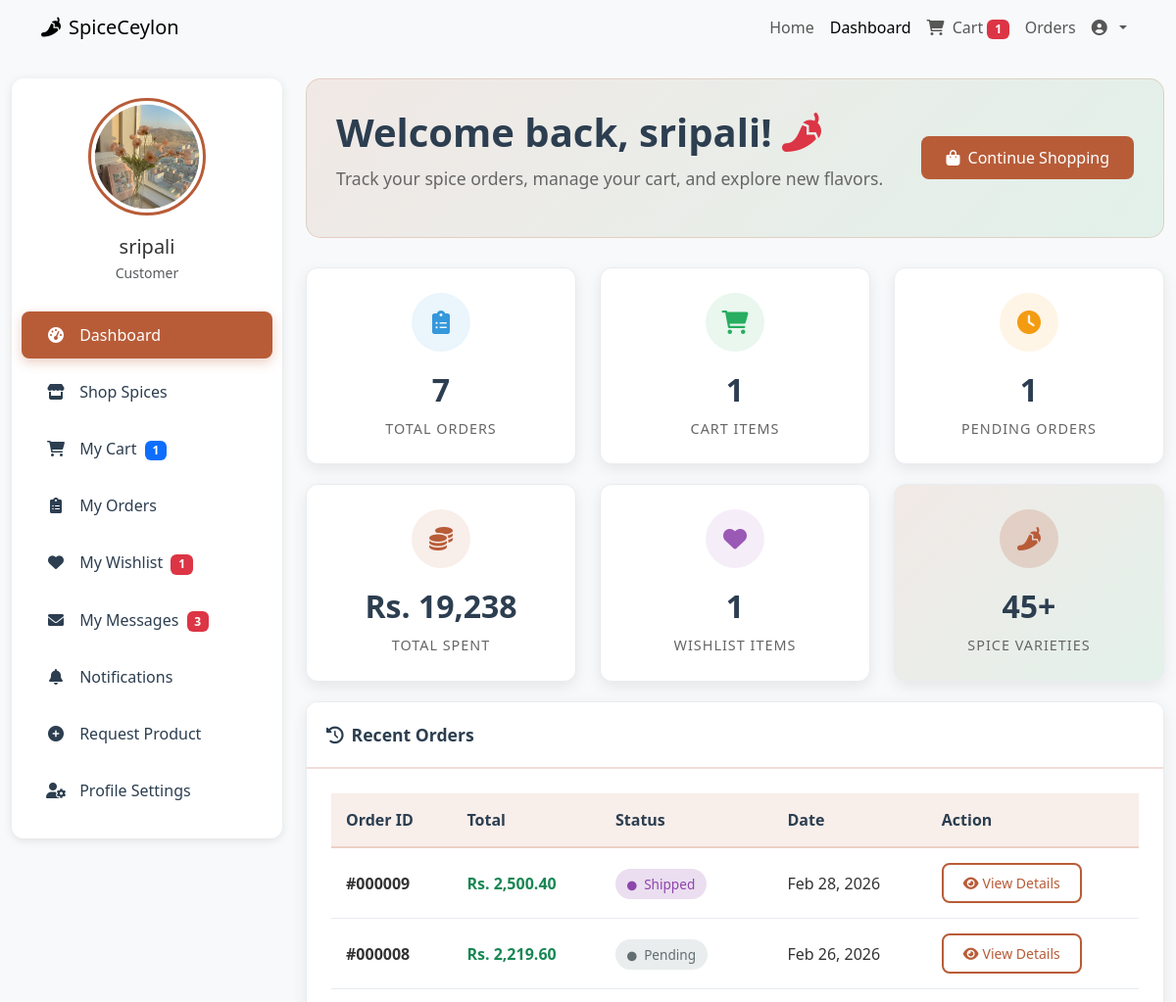
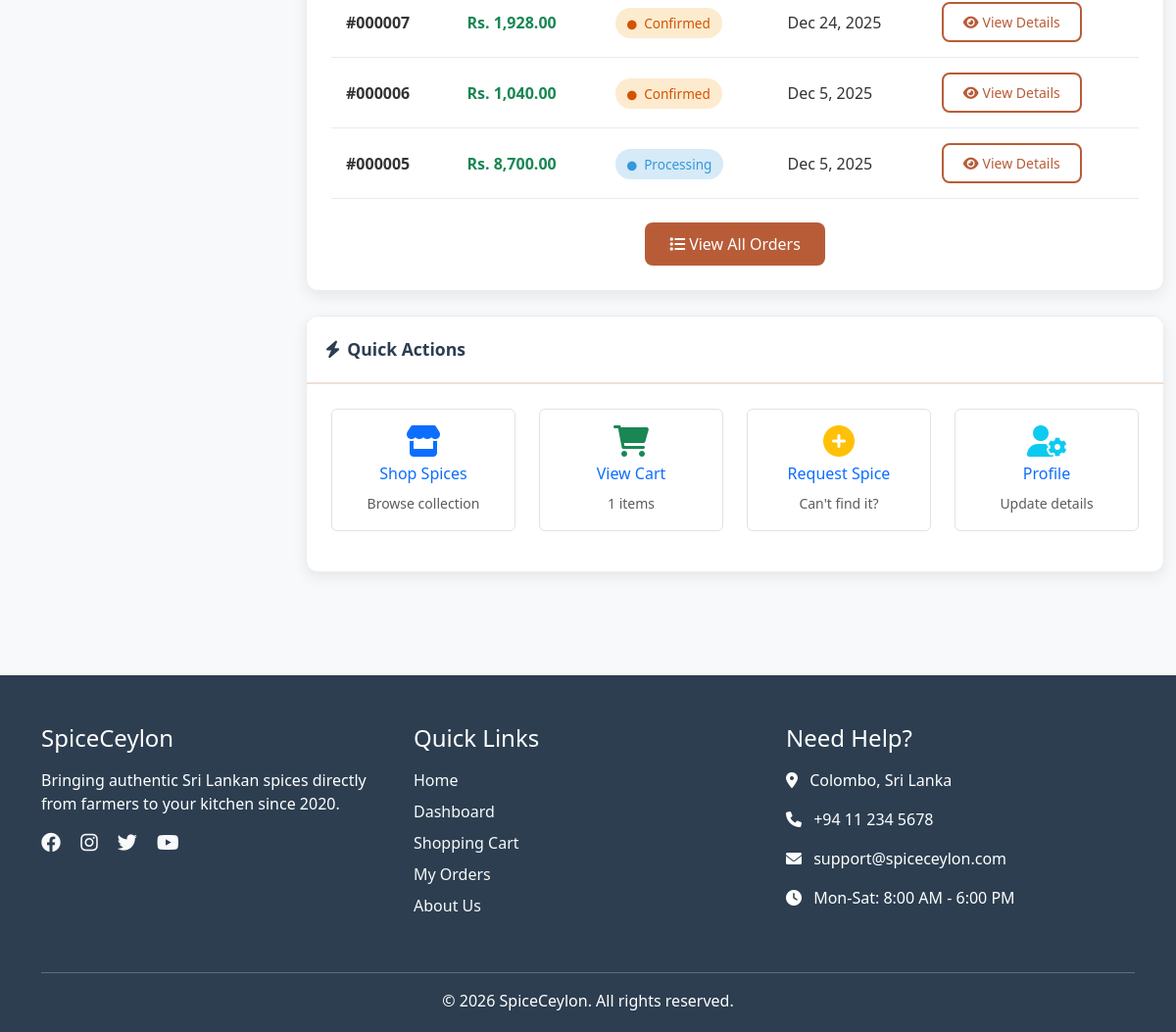
The app's page /customer/dashboard.php (signed in), older data (2 pictures, top to bottom).
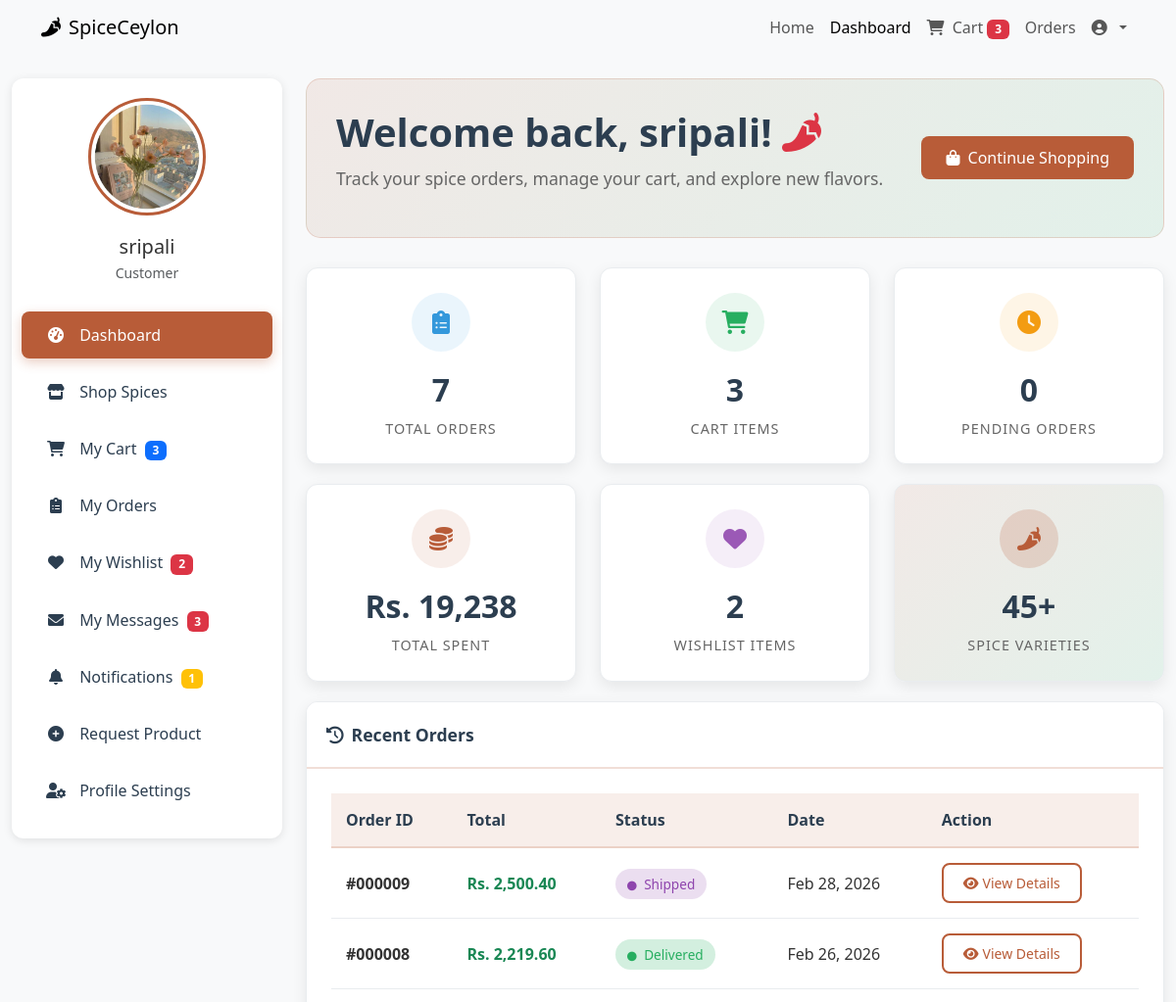
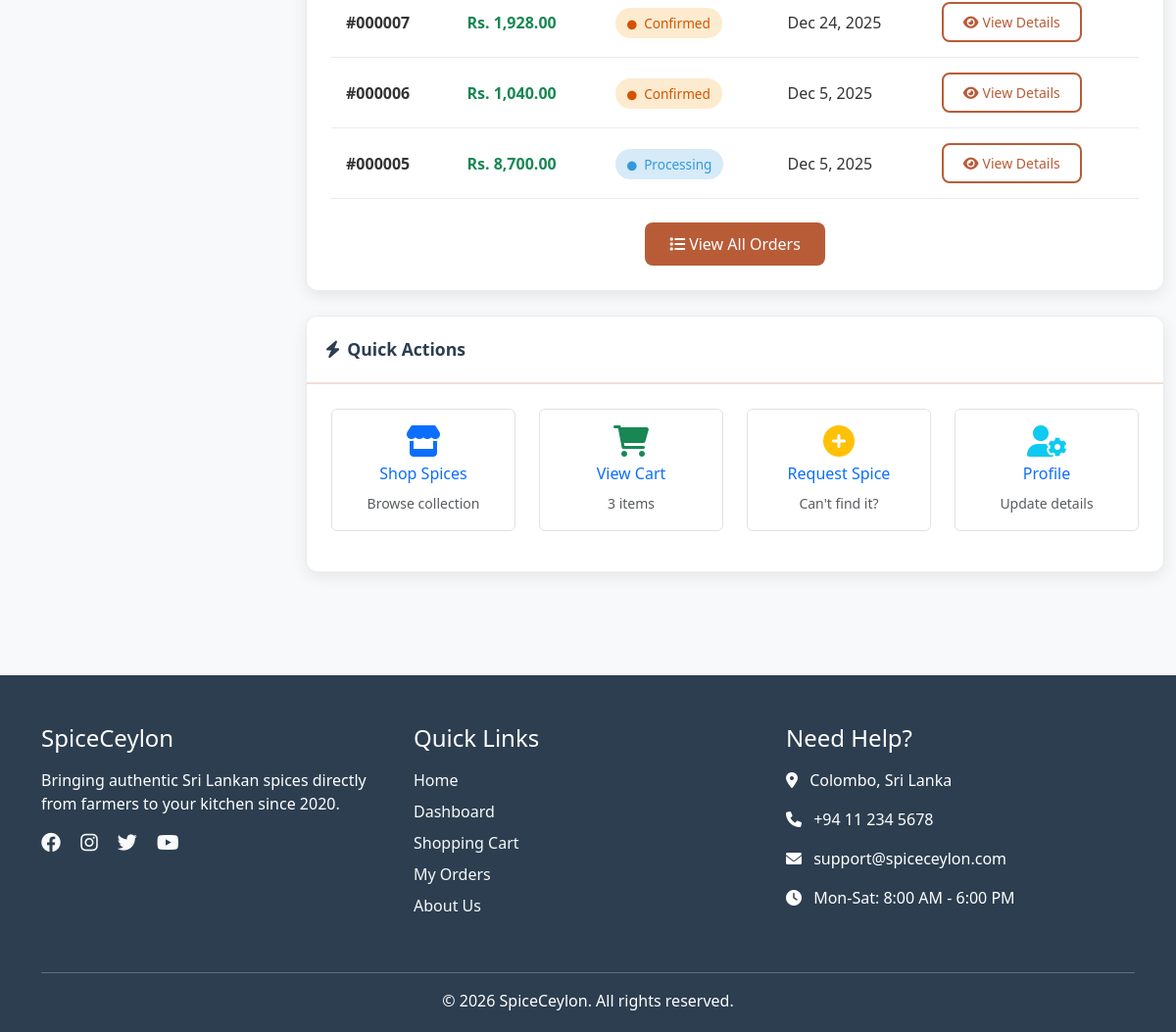
The same page, newer data (2 pictures, top to bottom).
### tables this page shows
CREATE TABLE `orders` (
  `order_id` int(11) NOT NULL,
  `customer_id` int(11) DEFAULT NULL,
  `total` decimal(10,2) DEFAULT NULL,
  `total_amount` decimal(10,2) DEFAULT NULL,
  `shipping_fee` decimal(10,2) DEFAULT 0.00,
  `final_total` decimal(10,2) DEFAULT NULL,
  `shipping_name` varchar(255) DEFAULT NULL,
  `shipping_phone` varchar(20) DEFAULT NULL,
  `shipping_address` varchar(255) DEFAULT NULL,
  `shipping_city` varchar(100) DEFAULT NULL,
  `shipping_postal` varchar(20) DEFAULT NULL,
  `payment_method` enum('cash_on_delivery','credit_card','paypal') DEFAULT 'cash_on_delivery',
  `payment_status` enum('pending','paid','failed') DEFAULT 'pending',
  `notes` text DEFAULT NULL,
  `admin_notes` text DEFAULT NULL,
  `status` enum('Pending','Processing','Completed','Cancelled','Shipped','Delivered','Confirmed') DEFAULT 'Pending',
  `is_deleted` tinyint(1) DEFAULT 0,
  `order_date` timestamp NOT NULL DEFAULT current_timestamp(),
  `created_at` timestamp NOT NULL DEFAULT current_timestamp(),
  `updated_at` timestamp NOT NULL DEFAULT current_timestamp() ON UPDATE current_timestamp()
);

### customer/dashboard.php (the view, shortened to what the changed rows need)
<?php
require_once '../config/db.php';
$customer_id = $_SESSION['user_id'];
$customer_query = "SELECT * FROM users WHERE user_id = ?";
$customer_stmt = $conn->prepare($customer_query);
$customer_stmt->bind_param("i", $customer_id);
$customer_stmt->execute();
$customer_result = $customer_stmt->get_result();
$customer = $customer_result->fetch_assoc();
$orders_query = "SELECT order_id, final_total, status, created_at FROM orders WHERE customer_id = ? ORDER BY order_id DESC LIMIT 5";
$orders_stmt = $conn->prepare($orders_query);
$orders_stmt->bind_param("i", $customer_id);
$orders_stmt->execute();
$orders_result = $orders_stmt->get_result();
$cart_query = "SELECT COUNT(*) as cart_count FROM cart WHERE customer_id = ?";
$cart_stmt = $conn->prepare($cart_query);
$cart_stmt->bind_param("i", $customer_id);
$cart_stmt->execute();
$cart_result = $cart_stmt->get_result();
$cart_count = $cart_result->fetch_assoc()['cart_count'];
$pending_orders_query = "SELECT COUNT(*) as pending FROM orders WHERE customer_id = ? AND status = 'Pending'";
$pending_orders_stmt = $conn->prepare($pending_orders_query);
$pending_orders_stmt->bind_param("i", $customer_id);
$pending_orders_stmt->execute();
$pending_orders_result = $pending_orders_stmt->get_result();
$pending_orders = $pending_orders_result->fetch_assoc()['pending'];
$wishlist_query = "SELECT COUNT(*) as wishlist_count FROM wishlist WHERE customer_id = ?";
$wishlist_stmt = $conn->prepare($wishlist_query);
$wishlist_stmt->bind_param("i", $customer_id);
$wishlist_stmt->execute();
$wishlist_result = $wishlist_stmt->get_result();
$wishlist_count = $wishlist_result->fetch_assoc()['wishlist_count'];
?>
<!DOCTYPE html>
<html lang="en">
<head>
    <link href="https://cdn.jsdelivr.net/npm/bootstrap@5.3.0/dist/css/bootstrap.min.css" rel="stylesheet">
    <link rel="stylesheet" href="https://cdnjs.cloudflare.com/ajax/libs/font-awesome/6.0.0/css/all.min.css">
</head>
<body>
    <nav class="navbar navbar-expand-lg">
        <div class="container">
            <div class="collapse navbar-collapse" id="navbarNav">
                <ul class="navbar-nav ms-auto">
                    <li class="nav-item">
                        <a class="nav-link" href="cart.php">
                            <i class="fas fa-shopping-cart me-1"></i> Cart
                            <?php if($cart_count > 0): ?>
                                <span class="badge bg-danger"><?php echo $cart_count; ?></span>
                            <?php endif; ?>
                        </a>
                    </li>
                </ul>
            </div>
        </div>
    </nav>
    <div class="container-fluid mt-4 dashboard-container">
        <div class="row">
            <div class="col-lg-3">
                <div class="sidebar">
                    <ul class="nav flex-column">
                        <li class="nav-item">
                            <a class="nav-link" href="cart.php">
                                <i class="fas fa-shopping-cart"></i>
                                My Cart
                                <?php if($cart_count > 0): ?>
                                    <span class="badge bg-primary ms-1"><?php echo $cart_count; ?></span>
                                <?php endif; ?>
                            </a>
                        </li>
                        <li class="nav-item">
                            <a class="nav-link" href="wishlist.php">
                                <i class="fas fa-heart"></i>
                                My Wishlist
                                <?php if($wishlist_count > 0): ?>
                                    <span class="badge bg-danger ms-1"><?php echo $wishlist_count; ?></span>
                                <?php endif; ?>
                            </a>
                        </li>
<li class="nav-item">
    <a class="nav-link" href="notifications.php">
        <i class="fas fa-bell"></i>
        Notifications
        <?php
        $unread_notif_query = "SELECT COUNT(DISTINCT n.notification_id) as count
                              FROM notifications n
                              LEFT JOIN user_notification_status uns ON n.notification_id = uns.notification_id AND uns.user_id = ?
                              WHERE (n.target_roles = 'all' OR n.target_roles = 'customers')
                              AND (uns.is_read IS NULL OR uns.is_read = FALSE)";
        $unread_notif_stmt = $conn->prepare($unread_notif_query);
        $unread_notif_stmt->bind_param("i", $customer_id);
        $unread_notif_stmt->execute();
        $unread_notif_result = $unread_notif_stmt->get_result();
        $unread_notif_count = $unread_notif_result->fetch_assoc()['count'];
        ?>
        <?php if($unread_notif_count > 0): ?>
            <span class="badge bg-warning ms-1"><?php echo $unread_notif_count; ?></span>
        <?php endif; ?>
    </a>
</li>
                    </ul>
                </div>
            </div>
            <div class="col-lg-9">
                <div class="welcome-banner">
                    <div class="d-flex justify-content-between align-items-center flex-wrap">
                        <div>
                            <h1 class="display-6">Welcome back, <?php echo htmlspecialchars($customer['name']); ?>! <i class="fas fa-pepper-hot text-danger"></i></h1>
                        </div>
                    </div>
                </div>
                <div class="row">
                    <div class="col-md-4 col-sm-6">
                        <div class="stat-card stat-cart">
                            <div class="stat-icon">
                                <i class="fas fa-shopping-cart"></i>
                            </div>
                            <div class="stat-value"><?php echo $cart_count; ?></div>
                            <div class="stat-label">Cart Items</div>
                        </div>
                    </div>
                    <div class="col-md-4 col-sm-6">
                        <div class="stat-card stat-pending">
                            <div class="stat-icon">
                                <i class="fas fa-clock"></i>
                            </div>
                            <div class="stat-value"><?php echo $pending_orders; ?></div>
                            <div class="stat-label">Pending Orders</div>
                        </div>
                    </div>
                    <div class="col-md-4 col-sm-6">
                        <div class="stat-card stat-wishlist">
                            <div class="stat-icon">
                                <i class="fas fa-heart"></i>
                            </div>
                            <div class="stat-value"><?php echo $wishlist_count; ?></div>
                            <div class="stat-label">Wishlist Items</div>
                        </div>
                    </div>
                </div>
                <div class="dashboard-card">
                    <div class="card-body">
                        <?php if($orders_result->num_rows > 0): ?>
                            <div class="table-responsive">
                                <table class="orders-table">
                                    <thead>
                                        <tr>
                                            <th>Order ID</th>
                                            <th>Total</th>
                                            <th>Status</th>
                                            <th>Date</th>
                                            <th>Action</th>
                                        </tr>
                                    </thead>
                                    <tbody>
                                        <?php while($order = $orders_result->fetch_assoc()):
                                            $status_class = 'status-' . strtolower($order['status']);
                                        ?>
                                        <tr>
                                            <td><strong>#<?php echo str_pad($order['order_id'], 6, '0', STR_PAD_LEFT); ?></strong></td>
                                            <td><span class="fw-bold text-success">Rs. <?php echo number_format($order['final_total'], 2); ?></span></td>
                                            <td>
                                                <span class="status-badge <?php echo $status_class; ?>">
                                                    <i class="fas fa-circle me-1" style="font-size: 0.6rem;"></i>
                                                    <?php echo $order['status']; ?>
                                                </span>
                                            </td>
                                            <td>
                                                <?php
                                                    if (isset($order['created_at'])) {
                                                        echo date('M j, Y', strtotime($order['created_at']));
                                                    } else {
                                                        echo 'N/A';
                                                    }
                                                ?>
                                            </td>
                                            <td>
                                                <a href="order_details.php?order_id=<?php echo $order['order_id']; ?>" class="btn btn-spice-outline btn-sm">
                                                    <i class="fas fa-eye me-1"></i>View Details
                                                </a>
                                            </td>
                                        </tr>
                                        <?php endwhile; ?>
                                    </tbody>
                                </table>
                            </div>
                        <?php endif; ?>
                    </div>
                </div>
                <div class="dashboard-card">
                    <div class="card-body">
                        <div class="row">
                            <div class="col-md-3 col-6 mb-3">
                                <a href="cart.php" class="text-decoration-none">
                                    <div class="text-center p-3 rounded border hover-shadow">
                                        <i class="fas fa-shopping-cart fa-2x text-success mb-2"></i>
                                        <h6>View Cart</h6>
                                        <small class="text-muted"><?php echo $cart_count; ?> items</small>
                                    </div>
                                </a>
                            </div>
                        </div>
                    </div>
                </div>
            </div>
        </div>
    </div>
</body>
</html>

Row changes from the older to the newer data that the page shows:
changed orders "000008": status "Pending" → "Delivered"
Text that changed along with them:
$cart_count: "1" → "3"
$wishlist_count: "1" → "2"
$unread_notif_count: (not shown) → "1"
$pending_orders: "1" → "0"
